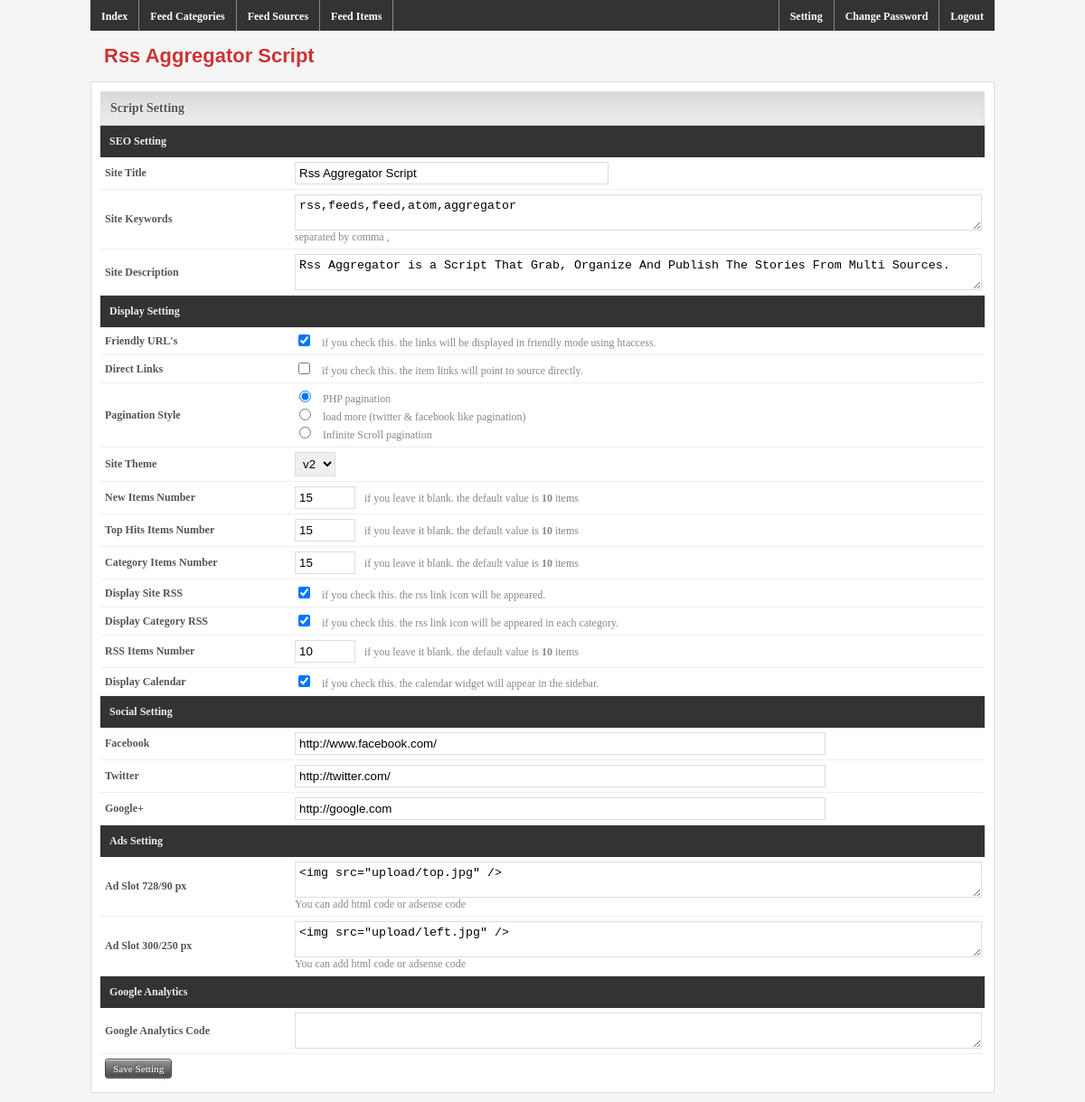
Screenshot of /admin/setting.php (signed in) with the database file from the repository.
### tables this page shows
CREATE TABLE IF NOT EXISTS `setting` (
  `id` int(1) NOT NULL,
  `seo_title` varchar(255) NOT NULL,
  `seo_keywords` text NOT NULL,
  `seo_description` text NOT NULL,
  `site_template` varchar(100) NOT NULL,
  `direct_links` int(1) NOT NULL,
  `new_items_number` int(2) NOT NULL,
  `top_hits_items_number` int(2) NOT NULL,
  `category_items_number` int(2) NOT NULL,
  `ad_slot_728` text NOT NULL,
  `ad_slot_300` text NOT NULL,
  `friendly_urls` int(1) NOT NULL,
  `pagination_style` int(1) NOT NULL,
  `display_rss` int(1) NOT NULL,
  `display_category_rss` int(1) NOT NULL,
  `rss_items_number` int(4) NOT NULL,
  `facebook` varchar(255) NOT NULL,
  `twitter` varchar(255) NOT NULL,
  `google_plus` varchar(255) NOT NULL,
  `display_calendar` int(1) NOT NULL,
  `google_analytics` text NOT NULL,
  PRIMARY KEY (`id`)
);

### admin/setting.php (the view, shortened to what this page needs)
<?php
include('header.php');
	echo '<div class="block_head"><h3>Script Setting</h3></div>';
	$get = mysql_query("SELECT * FROM setting WHERE id='1'");
	$row = mysql_fetch_array($get);
		echo '<form method="POST" action="">
				<table width="100%" cellpadding="5" cellspacing="0">
						<tr>
							<td class="feeds_th" colspan="2">SEO Setting</td>
						</tr>
						<tr>
							<td class="label_td" width="200">Site Title</td>
							<td class="input_td"><input type="text" name="seo_title" size="40" value="'.$row['seo_title'].'" /></td>
						</tr>
						<tr>
							<td class="label_td" width="200">Site Keywords</td>
							<td class="input_td"><textarea rows="2" style="width:99%;" name="seo_keywords">'.$row['seo_keywords'].'</textarea><br /><span>separated by comma ,</span></td>
						</tr>
						<tr>
							<td class="label_td" width="200">Site Description</td>
							<td class="input_td"><textarea rows="2" style="width:99%;" name="seo_description">'.$row['seo_description'].'</textarea></td>
						</tr>
						<tr>
							<td class="feeds_th" colspan="2">Display Setting</td>
						</tr>
						<tr>
							<td class="label_td" width="200">Friendly URL\'s</td>
							<td class="input_td"><input type="checkbox" name="friendly_urls" value="1"'; if ($row['friendly_urls'] == 1) {echo 'CHECKED';} echo '/><span style="padding-left:10px;">if you check this. the links will be displayed in friendly mode using htaccess.</span></td>
						</tr>
						<tr>
							<td class="label_td" width="200">Direct Links</td>
							<td class="input_td"><input type="checkbox" name="direct_links" value="1"'; if ($row['direct_links'] == 1) {echo 'CHECKED';} echo '/><span style="padding-left:10px;">if you check this. the item links will point to source directly.</span></td>
						</tr>
						<tr>
							<td class="label_td" width="200">Pagination Style</td>
							<td class="input_td">
							<input type="radio" name="pagination_style" value="1"'; if ($row['pagination_style'] == 1) {echo 'CHECKED';} echo '/><span style="padding-left:10px;">PHP pagination</span><br />
							<input type="radio" name="pagination_style" value="2"'; if ($row['pagination_style'] == 2) {echo 'CHECKED';} echo '/><span style="padding-left:10px;">load more (twitter & facebook like pagination)</span><br />
							<input type="radio" name="pagination_style" value="3"'; if ($row['pagination_style'] == 3) {echo 'CHECKED';} echo '/><span style="padding-left:10px;">Infinite Scroll pagination</span>
							</td>
						</tr>
						<tr>
							<td class="label_td" width="200">Site Theme</td>
							<td class="input_td"><select name="site_template">';
							$path = '../templates/';
							$results = scandir($path);
							foreach ($results as $result) {
								if ($result === '.' or $result === '..') continue;
								if (is_dir($path.$result)) {
								echo '<option value="'.$result.'"';
								if ($result == $row['site_template']) {echo 'SELECTED';}
								echo '>'.$result.'</option>';
								}
							}
							echo '</select></td>
						</tr>
						<tr>
							<td class="label_td" width="200">New Items Number</td>
							<td class="input_td"><input type="text" name="new_items_number" size="5" value="'.$row['new_items_number'].'" /><span style="padding-left:10px;">if you leave it blank. the default value is <b>10</b> items</span></td>
						</tr>
						<tr>
							<td class="label_td" width="200">Top Hits Items Number</td>
							<td class="input_td"><input type="text" name="top_hits_items_number" size="5" value="'.$row['top_hits_items_number'].'" /><span style="padding-left:10px;">if you leave it blank. the default value is <b>10</b> items</span></td>
						</tr>
						<tr>
							<td class="label_td" width="200">Category Items Number</td>
							<td class="input_td"><input type="text" name="category_items_number" size="5" value="'.$row['category_items_number'].'" /><span style="padding-left:10px;">if you leave it blank. the default value is <b>10</b> items</span></td>
						</tr>
						<tr>
							<td class="label_td" width="200">Display Site RSS</td>
							<td class="input_td"><input type="checkbox" name="display_rss" value="1"'; if ($row['display_rss'] == 1) {echo 'CHECKED';} echo '/><span style="padding-left:10px;">if you check this. the rss link icon will be appeared.</span></td>
						</tr>
						<tr>
							<td class="label_td" width="200">Display Category RSS</td>
							<td class="input_td"><input type="checkbox" name="display_category_rss" value="1"'; if ($row['display_category_rss'] == 1) {echo 'CHECKED';} echo '/><span style="padding-left:10px;">if you check this. the rss link icon will be appeared in each category.</span></td>
						</tr>
						<tr>
							<td class="label_td" width="200">RSS Items Number</td>
							<td class="input_td"><input type="text" name="rss_items_number" size="5" value="'.$row['rss_items_number'].'" /><span style="padding-left:10px;">if you leave it blank. the default value is <b>10</b> items</span></td>
						</tr>
						<tr>
							<td class="label_td" width="200">Display Calendar</td>
							<td class="input_td"><input type="checkbox" name="display_calendar" value="1"'; if ($row['display_calendar'] == 1) {echo 'CHECKED';} echo '/><span style="padding-left:10px;">if you check this. the calendar widget will appear in the sidebar.</span></td>
						</tr>
						<tr>
							<td class="feeds_th" colspan="2">Social Setting</td>
						</tr>
						<tr>
							<td class="label_td" width="200">Facebook</td>
							<td class="input_td"><input type="text" name="facebook" size="70" value="'.$row['facebook'].'" /></td>
						</tr>
						<tr>
							<td class="label_td" width="200">Twitter</td>
							<td class="input_td"><input type="text" name="twitter" size="70" value="'.$row['twitter'].'" /></td>
						</tr>
						<tr>
							<td class="label_td" width="200">Google+</td>
							<td class="input_td"><input type="text" name="google_plus" size="70" value="'.$row['google_plus'].'" /></td>
						</tr>
						<tr>
							<td class="feeds_th" colspan="2">Ads Setting</td>
						</tr>
						<tr>
							<td class="label_td" width="200">Ad Slot 728/90 px</td>
							<td class="input_td"><textarea rows="2" style="width:99%;" name="ad_slot_728">'.$row['ad_slot_728'].'</textarea><br /><span>You can add html code or adsense code</span></td>
						</tr>
						<tr>
							<td class="label_td" width="200">Ad Slot 300/250 px</td>
							<td class="input_td"><textarea rows="2" style="width:99%;" name="ad_slot_300">'.$row['ad_slot_300'].'</textarea><br /><span>You can add html code or adsense code</span></td>
						</tr>
						<tr>
							<td class="feeds_th" colspan="2">Google Analytics</td>
						</tr>
						<tr>
							<td class="label_td" width="200">Google Analytics Code</td>
							<td class="input_td"><textarea rows="2" style="width:99%;" name="google_analytics">'.$row['google_analytics'].'</textarea></td>
						</tr>
						<tr>
							<td colspan="2"><input type="submit" name="submit" value="Save Setting" class="inputbutton grey" /></td>
						</tr>
					</table>
				</form>';
include('footer.php');
?>

### admin/header.php (shortened to what this page needs)
<!DOCTYPE html PUBLIC "-//W3C//DTD XHTML 1.0 Transitional//EN" "http://www.w3.org/TR/xhtml1/DTD/xhtml1-transitional.dtd">
<html xmlns="http://www.w3.org/1999/xhtml">
<head>
<link rel="stylesheet" href="css/admin.css" />
</head>
<body>
<div class="container">
<div class="menu">
<ul>
<li><a href="index.php">Index</a></li>
<li><a href="categories.php">Feed Categories</a></li>
<li><a href="feeds.php">Feed Sources</a></li>
<li><a href="feeditems.php">Feed Items</a></li>
<li class="right"><a href="login.php?do=logout">Logout</a></li>
<li class="right"><a href="changepassword.php">Change Password</a></li>
<li class="right"><a href="setting.php">Setting</a></li>
</ul>
</div>
<div class="header">
<h1>Rss Aggregator Script</h1>
</div>
<div class="content">

### admin/footer.php
</div>
</div>
</body>
</html>

### admin/css/admin.css (style rules this page uses)
html, body, div, span, applet, object, iframe, h1, h2, h3, h4, h5, h6, p, blockquote, pre, a, abbr, acronym, address, big, cite, code, del, dfn, em, font, img, ins, kbd, q, s, samp, small, strike, strong, sub, sup, tt, var, b, u, i, center, dl, dt, dd, ol, ul, li, form, label { margin: 0; padding: 0; border: 0; outline: 0; font-size: 100%; vertical-align: baseline; background: transparent; list-style:none; }
body { line-height: 1.1em; }
ol, ul { list-style: none; }
a , img { text-decoration:none; outline:none; }
body { background:#f5f5f5; }
.header { overflow:hidden; }
.header h1 { float:left; font:bold 22px Arial; color:#CC3333; text-shadow:1px 1px 1px #fff; margin:15px; }
.container { width:1000px; margin:0px auto 10px auto; }
.menu { background:#333; overflow:hidden; }
.menu li { float:left; padding:8px 5px; border-right:1px solid #888; }
.menu li.right { float:right; padding:8px 5px; border-left:1px solid #888; border-right:none; }
.menu a { padding:3px 7px; color:#fff; font:bold 12px Tahoma; }
.content { background:#fff; border:1px solid #ddd; padding:10px; }
.block_head { background:url('../images/topmenubg.jpg') repeat-x bottom left; padding:10px; overflow:hidden; border:1px solid #ddd; }
.block_head h3 { float:left; font:bold 14px Tahoma; color:#555; text-shadow:1px 1px 1px #fff; }
.label_td { color:#555; border-bottom:1px solid #eee; font:bold 12px Tahoma; }
.input_td { border-bottom:1px solid #eee; font:normal 12px Tahoma; color:#888; }
.input_td input { border:1px solid #ddd; padding:4px; }
.input_td select { border:1px solid #ddd; padding:4px; }
.input_td textarea { border:1px solid #ddd; padding:4px; }
.feeds_th { background:#333; font:bold 12px Tahoma; color:#eee; padding:10px; }
.inputbutton { cursor:pointer; display:block; display:inline-block; margin:0px; outline:none; position:relative; font-size:11px; padding:4px 8px; font:normal 0.7em Tahoma; text-align:center; text-decoration:none; overflow:visible; white-space:nowrap; z-index:1; color:#FFF; text-shadow:#555 -1px -1px 0px; -moz-border-radius: 4px; -webkit-border-radius: 4px; border-radius: 4px; border:1px solid; border-color:#333; border-color:rgba(0, 0, 0, .3); -moz-box-shadow: 0px 1px 0px rgba(255, 255, 255, .75) inset, 0px -1px 1px rgba(255, 255, 255, .2) inset ; -webkit-box-shadow: 0px 1px 0px rgba(255, 255, 255, .75) inset, 0px -1px 1px rgba(255, 255, 255, .2) inset ; box-shadow: 0px 1px 0px rgba(255, 255, 255, .75) inset, 0px -1px 0px rgba(255, 255, 255, .2) inset ; filter: progid:DXImageTransform.Microsoft.gradient(startColorstr='#55ffffff', endColorstr='#00ffffff'); }
.inputbutton.grey { background: -moz-linear-gradient(top, #999999, #444444) no-repeat; background: -webkit-gradient(linear, center top, center bottom, from(#999999), to(#444444)) no-repeat; background-color:#666666; }

### rows the page displays
setting: seo_title "Rss Aggregator Script", seo_keywords "rss,feeds,feed,atom,aggregator", seo_description "Rss Aggregator is a Script That Grab, Organize And Publish The Stories From Multi Sources.", friendly_urls "☑", pagination_style "☑", new_items_number "15", top_hits_items_number "15", category_items_number "15", display_rss "☑", display_category_rss "☑", rss_items_number "10", display_calendar "☑", facebook "http://www.facebook.com/", twitter "http://twitter.com/", google_plus "http://google.com", ad_slot_728 "<img src=\"upload/top.jpg\" />", ad_slot_300 "<img src=\"upload/left.jpg\" />"

### other values shown
form field site_template "v2"
